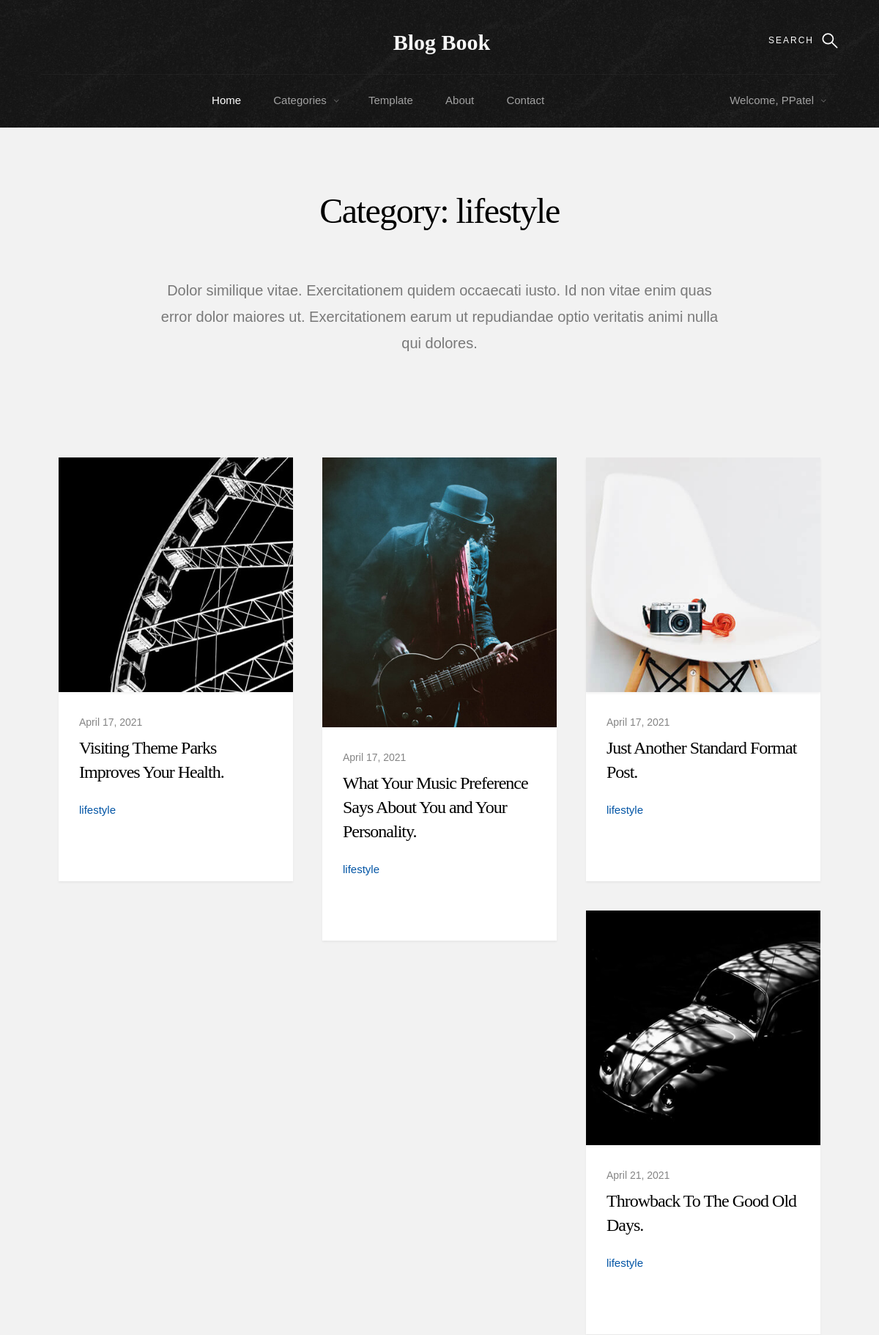
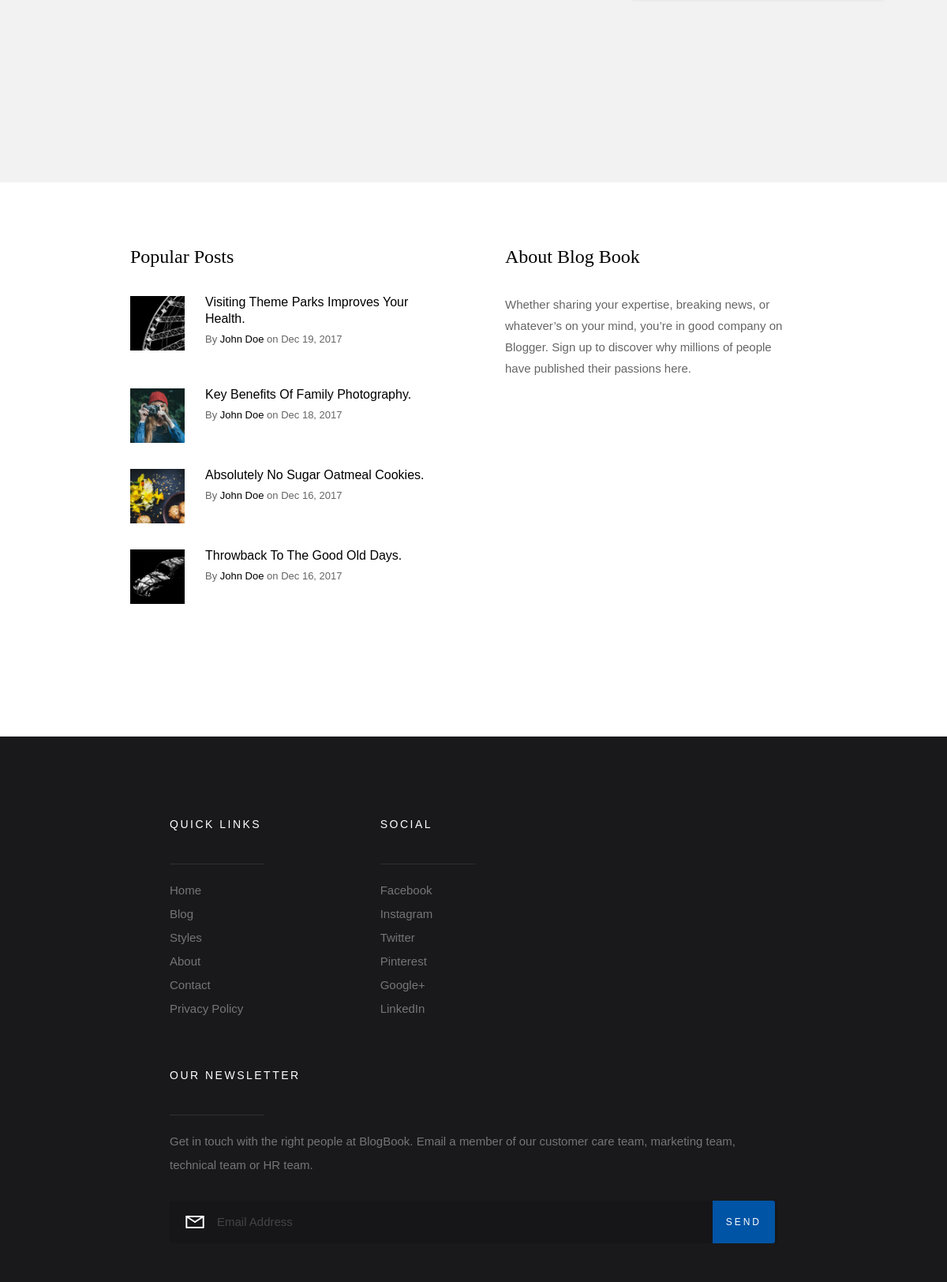
The app's page /category?cat=lifestyle (signed in, upper part) with its own data (2 pictures, top to bottom).
### polls/models.py (models this page shows, shortened)
class blogDetails(models.Model):
	blogTitle=models.CharField(max_length=200)
	blogCatagories=models.CharField(max_length=100)
	blogProfile=models.ImageField(upload_to="profiles",blank=True)
	blogAuthor=models.ForeignKey(User,on_delete=models.CASCADE,default=None)
	template=models.ForeignKey(blogTemplate,on_delete=models.CASCADE,default=None)
	blogDate=models.DateField(default=timezone.now)

### polls/views.py (the view)
# urls.py: path("category",views.index11,name="category"),
def index11(request):
	cat=request.GET["cat"]
	blog=blogDetails.objects.filter(blogCatagories=cat)
	return render(request,"main/category.html" ,{"blog": blog})

### templates/main/category.html (shortened to what this page needs)
{% load static %}
<!DOCTYPE html>
<html class="no-js" lang="en">
<head>
    <link href="{% static 'css/fontawesome.css' %}" rel="stylesheet" media="all">
    <link rel="stylesheet" href="{% static 'css/base.css' %}">
    <link rel="stylesheet" href="{% static 'css/vendor.css' %}">
    <link rel="stylesheet" href="{% static 'css/main.css' %}">
    <link href="{% static 'css/design.css' %}" rel="stylesheet" media="all">
</head>
<body id="top">
     {% include "main/header1.html" %}
    <section class="s-content">
        <div class="row narrow">
            <div class="col-full s-content__header" data-aos="fade-up">
                <h1>Category: {{ request.GET.cat }}</h1>
                <p class="lead">Dolor similique vitae. Exercitationem quidem occaecati iusto. Id non vitae enim quas error dolor maiores ut. Exercitationem earum ut repudiandae optio veritatis animi nulla qui dolores.</p>
            </div>
        </div>
        <section class="s-extra details_main">
        <div class="row masonry-wrap">
            <div class="masonry">
                {% for a in blog %}
                <article class="masonry__brick entry format-standard" data-aos="fade-up">
                    <div class="entry__thumb">
                        <a href="{{ a.template.templatename }}?blogtitle={{ a.blogTitle }}" class="entry__thumb-link">
                            <img src="{{ a.blogProfile.url }}"
                                     alt="">
                        </a>
                    </div>
                    <div class="entry__text">
                        <div class="entry__header">
                            <div class="entry__date">
                                <a href="#">{{ a.blogDate }}</a>
                            </div>
                            <h1 class="entry__title"><a href="{{ a.template.templatename }}?blogtitle={{ a.blogTitle }}">{{ a.blogTitle }}</a></h1>
                        </div>
                        <div class="entry__meta">
                            <span class="entry__meta-links">
                                <a href="category?cat={{a.blogAssociated.blogCatagories}}">{{a.blogCatagories}}</a>
                            </span>
                        </div>
                        <div class="dropdown report" >
                            <i class="fa fa-ellipsis-h dropbtn"></i>
                        </div>
                    </div>
                </article>
                {% endfor %}
            </div>
        </div>
    </section>
    </section>
    {% include "main/footer.html" %}
</body>
</html>

### templates/main/header1.html (shortened to what this page needs)
{% load static %}
<!DOCTYPE html>
<html>
<head>
    <link rel="stylesheet" href="{% static 'css/base.css' %}">
    <link rel="stylesheet" href="{% static 'css/vendor.css' %}">
    <link rel="stylesheet" href="{% static 'css/main.css' %}">
</head>
<body>
    <div class="s-pageheader">
        <header class="header">
            <div class="header__content row">
                <div class="header__logo">
                    <a class="logo" href="home">
                        <span>Blog Book</span>
                    </a>
                </div>
                <ul class="header__social">
                    <li>
                        <a href="#0"><i class="fa fa-facebook" aria-hidden="true"></i></a>
                    </li>
                    <li>
                        <a href="#0"><i class="fa fa-twitter" aria-hidden="true"></i></a>
                    </li>
                    <li>
                        <a href="https://www.instagram.com/weareblogbook/" target="_blank"><i class="fa fa-instagram" aria-hidden="true"></i></a>
                    </li>
                    <li>
                        <a href="#0"><i class="fa fa-pinterest" aria-hidden="true"></i></a>
                    </li>
                </ul>
                <a class="header__search-trigger" href="#0"></a>
                <nav class="header__nav-wrap">
                    <ul class="header__nav">
                        <li class="current"><a href="home" title="">Home</a></li>
                        <li class="has-children">
                            <a href="#0" title="">Categories</a>
                        </li>
                        <li>
                            <a href="template" title="">Template</a>
                        </li>
                        <li><a href="about" title="">About</a></li>
                        <li><a href="contact" title="">Contact</a></li>
                        {% if user.is_authenticated %}
                            <li class="has-children" style="float: right;">
                            <a href="#" title="">Welcome, {{request.user}}</a>
                            </li>
                        {% else %}
                            <li><a href="signin" title="">Sign in</a></li>
                        {% endif %}
                    </ul>
                </nav>
            </div>
        </header>
    </div>
</body>
</html>

### static/css/base.css (style rules this page uses)
html { font-family: sans-serif; line-height: 1.15; -ms-text-size-adjust: 100%; -webkit-text-size-adjust: 100%; }
body { margin: 0; }
article, aside, footer, header, nav, section { display: block; }
h1 { font-size: 2em; margin: 0.67em 0; }
a { background-color: transparent; -webkit-text-decoration-skip: objects; }
img { border-style: none; }
html { font-size: 62.5%; box-sizing: border-box; }
*, *::before, *::after { box-sizing: inherit; }
body { font-weight: normal; line-height: 1; word-wrap: break-word; text-rendering: optimizeLegibility; -webkit-overflow-scrolling: touch; -webkit-text-size-adjust: none; }
body, input, button { -moz-osx-font-smoothing: grayscale; -webkit-font-smoothing: antialiased; }
img, video { max-width: 100%; height: auto; }
div, dl, dt, dd, ul, ol, li, h1, h2, h3, h4, h5, h6, pre, form, p, blockquote, th, td { margin: 0; padding: 0; }
h1, h2, h3, h4, h5, h6 { -webkit-font-smoothing: auto; -webkit-font-smoothing: antialiased; -webkit-font-variant-ligatures: common-ligatures; -moz-font-variant-ligatures: common-ligatures; font-variant-ligatures: common-ligatures; text-rendering: optimizeLegibility; }
em, i { font-style: italic; line-height: inherit; }
ol, ul { list-style: none; }
li { display: block; }
a { text-decoration: none; line-height: inherit; }
a img { border: none; }
.row { width: 94%; max-width: 1200px; margin: 0 auto; }
.row:after { content: ""; display: table; clear: both; }
[class*="col-"] { float: left; padding: 0 20px; }
.col-twelve, .col-full { width: 100%; }
@media only screen and (max-width: 1200px) { [class*="col-"] { padding: 0 15px; } }

### static/css/design.css (style rules this page uses)
* { margin: 0; padding: 0; -webkit-box-sizing: border-box; -moz-box-sizing: border-box; box-sizing: border-box; }
ul { margin: 0; }
img { max-width: 100%; height: auto; }

### records on screen
blogDetails: blogProfile (picture), blogDate "April 17, 2021", blogTitle "Visiting Theme Parks Improves Your Health.", blogCatagories "lifestyle"
blogDetails: blogProfile (picture), blogDate "April 17, 2021", blogTitle "What Your Music Preference Says About You and Your Personality.", blogCatagories "lifestyle"
blogDetails: blogProfile (picture), blogDate "April 17, 2021", blogTitle "Just Another Standard Format Post.", blogCatagories "lifestyle"
blogDetails: blogProfile (picture), blogDate "April 21, 2021", blogTitle "Throwback To The Good Old Days.", blogCatagories "lifestyle"

### other values on screen
{{ request.user }} "PPatel"
{{ request.GET.cat }} "lifestyle"
